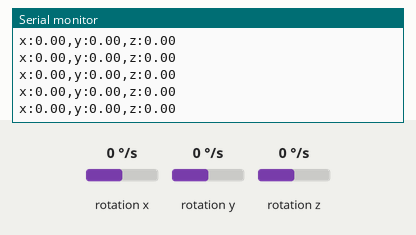
Simulated run of this sketch. Board: Arduino Nano 33 IoT. Parts: the last lines printed to the serial monitor. The inputs (shaded band) are chosen by the test bench; at power-on: rotation x 0 °/s, rotation y 0 °/s, rotation z 0 °/s.

Above: at 1.2 s.
1.3 s: rotation x set to -192 °/s
At 2.3 s:
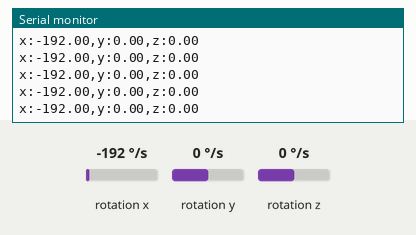
3.6 s: rotation y set to -192 °/s
At 4.3 s:
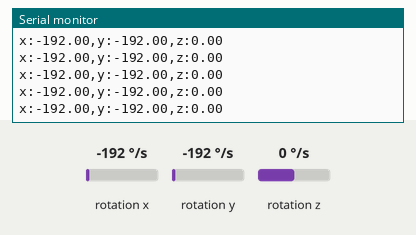
5.1 s: rotation z set to -192 °/s
At 6.2 s:
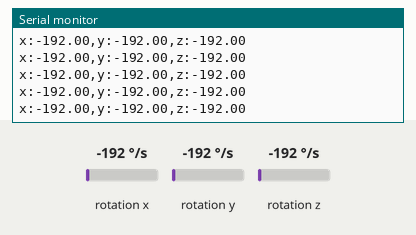

Measured:
- after the input at 1.3 s, the serial monitor: prints a new line at once (image 1)
- after the input at 3.6 s, the serial monitor: prints a new line at once (image 2)
- after the input at 5.1 s, the serial monitor: prints a new line at once (image 3)

The sketch:

smooth_cable.ino
```cpp
#include <Arduino_LSM6DS3.h>

void setup() {
  Serial.begin(115200);
  while (!Serial);

  if (!IMU.begin()) {
    Serial.println("Failed to initialize IMU!");
    while (1);
  }
  Serial.print("Gyroscope sample rate = ");
  Serial.print(IMU.gyroscopeSampleRate());
  Serial.println(" Hz");
  Serial.println();
  Serial.println("Gyroscope in degrees/second");
}

void loop() {
  static float x_array[100];
  static float y_array[100];
  static int count = 0;

  if (IMU.gyroscopeAvailable()) {
    float x, y, z;
    IMU.readGyroscope(x, y, z);

    Serial.print("x:");
    Serial.print(x);
    Serial.print(",y:");
    Serial.print(y);
    Serial.print(",z:");
    Serial.println(z);

    // Store x and y values in arrays
    x_array[count] = x;
    y_array[count] = y;
    count++;

    // Wait a bit before reading the sensor again
    delay(20);
  }

  // Display the recorded gyroscope values
  if (count >= 100) {
    for (int i = 0; i < 100; i++) {
      Serial.print("x:");
      Serial.print(x_array[i]);
      Serial.print(",y:");
      Serial.println(y_array[i]);
    }
    count = 0;
  }
}
```
